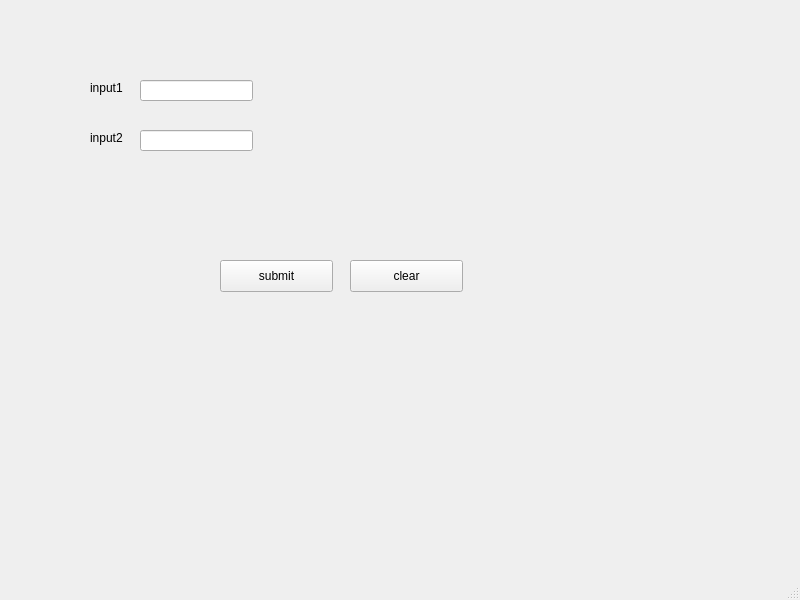
<?xml version="1.0" encoding="UTF-8"?>
<ui version="4.0">
 <class>MainWindow</class>
 <widget class="QMainWindow" name="MainWindow">
  <property name="geometry">
   <rect>
    <x>0</x>
    <y>0</y>
    <width>800</width>
    <height>600</height>
   </rect>
  </property>
  <property name="windowTitle">
   <string>MainWindow</string>
  </property>
  <widget class="QWidget" name="centralwidget">
   <widget class="QLabel" name="label1">
    <property name="geometry">
     <rect>
      <x>90</x>
      <y>80</y>
      <width>60</width>
      <height>16</height>
     </rect>
    </property>
    <property name="text">
     <string>input1</string>
    </property>
   </widget>
   <widget class="QLineEdit" name="valueInput1">
    <property name="geometry">
     <rect>
      <x>140</x>
      <y>80</y>
      <width>113</width>
      <height>21</height>
     </rect>
    </property>
    <property name="text">
     <string/>
    </property>
   </widget>
   <widget class="QLabel" name="label2">
    <property name="geometry">
     <rect>
      <x>90</x>
      <y>130</y>
      <width>60</width>
      <height>16</height>
     </rect>
    </property>
    <property name="text">
     <string>input2</string>
    </property>
   </widget>
   <widget class="QLineEdit" name="valueInput2">
    <property name="geometry">
     <rect>
      <x>140</x>
      <y>130</y>
      <width>113</width>
      <height>21</height>
     </rect>
    </property>
   </widget>
   <widget class="QPushButton" name="submitBut">
    <property name="geometry">
     <rect>
      <x>220</x>
      <y>260</y>
      <width>113</width>
      <height>32</height>
     </rect>
    </property>
    <property name="text">
     <string>submit</string>
    </property>
   </widget>
   <widget class="QPushButton" name="clearBut">
    <property name="geometry">
     <rect>
      <x>350</x>
      <y>260</y>
      <width>113</width>
      <height>32</height>
     </rect>
    </property>
    <property name="text">
     <string>clear</string>
    </property>
   </widget>
  </widget>
  <widget class="QMenuBar" name="menubar">
   <property name="geometry">
    <rect>
     <x>0</x>
     <y>0</y>
     <width>800</width>
     <height>22</height>
    </rect>
   </property>
  </widget>
  <widget class="QStatusBar" name="statusbar"/>
 </widget>
 <resources/>
 <connections/>
</ui>
